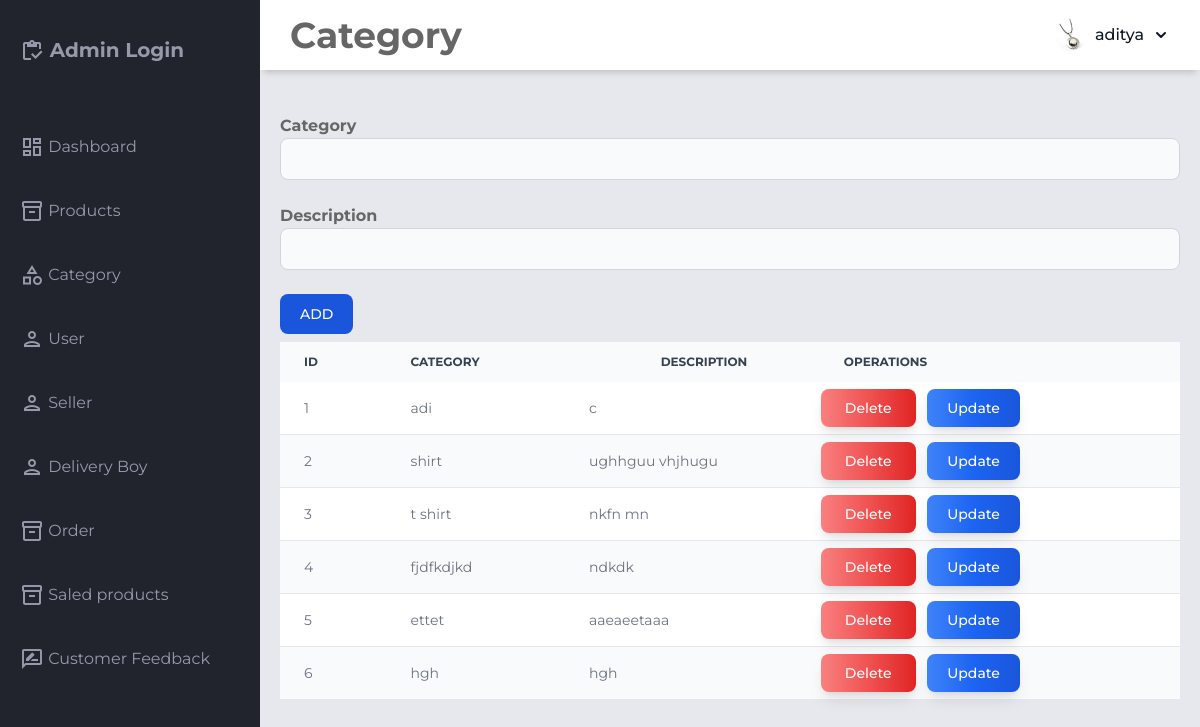
The page /category.php (signed in) on the database its author committed.
### tables this page shows
CREATE TABLE `category` (
  `id` int(10) NOT NULL,
  `category` varchar(50) NOT NULL,
  `discription` varchar(1000) NOT NULL
);

### category.php (the view, shortened to what this page needs)
<!DOCTYPE html>
<html lang="en">
<head>
    <link href="https://cdnjs.cloudflare.com/ajax/libs/flowbite/2.3.0/flowbite.min.css" rel="stylesheet" />
<link rel="stylesheet" href="css/styles.css">
<?php
require('db.php');
?>
</head>
<body >
    <div class="grid-container">
<header class="header">
  <div class="header-left">
        <h2 class="text-4xl font-bold">Category </h2>
  </div>
  <div class="header-right">
    <?php $user = $_SESSION["username"];
    $sql="SELECT * FROM `login` WHERE  username='$user'";
    $result=mysqli_query($connect,$sql);
    while($row=mysqli_fetch_array($result)){
    ?>
    <button id="dropdownAvatarNameButton" data-dropdown-toggle="dropdownAvatarName" class="flex items-center  pe-1 font-medium text-gray-900 rounded-full hover:text-blue-600 dark:hover:text-blue-500 md:me-0 focus:ring-4 focus:ring-gray-100 dark:focus:ring-gray-700 dark:text-white" type="button">
<img class="w-8 h-8 me-2 rounded-full" src='image/ace.jpg' alt="user photo">
<?php
                        echo "$row[username]"; ?>
<svg class="w-2.5 h-2.5 ms-3" aria-hidden="true" xmlns="http://www.w3.org/2000/svg" fill="none" viewBox="0 0 10 6">
<path stroke="currentColor" stroke-linecap="round" stroke-linejoin="round" stroke-width="2" d="m1 1 4 4 4-4"/>
</svg>
</button>
      <div class="truncate"><?php echo"$row[username]123@gmail.com"; }?></div>
  </div>
</header>
<aside id="sidebar">
  <div class="sidebar-title">
    <div class="sidebar-brand">
      <span class="material-icons-outlined">inventory</span> Admin Login
    </div>
  </div>
  <ul class="sidebar-list">
    <li class="sidebar-list-item">
      <a href="dashboard.php" target="">
        <span class="material-icons-outlined">dashboard</span> Dashboard
      </a>
    </li>
    <li class="sidebar-list-item">
      <a href="productman.php " target="">
        <span class="material-icons-outlined">inventory_2</span> Products
      </a>
    </li>
    <li class="sidebar-list-item">
      <a href="category.php" target="">
        <span class="material-icons-outlined">category</span> Category
      </a>
    </li>
    <li class="sidebar-list-item">
      <a href="userMan.php" target="">
        <span class="material-icons-outlined">person</span> User
      </a>
    </li>
    <li class="sidebar-list-item">
      <a href="sellerman.php" target="">
        <span class="material-icons-outlined">person</span> Seller
      </a>
    </li>
    <li class="sidebar-list-item">
      <a href="deliveryman.php" target="">
        <span class="material-icons-outlined">person</span> Delivery Boy
      </a>
    </li>
    <li class="sidebar-list-item">
      <a href="admin_order.php " target="">
        <span class="material-icons-outlined">inventory_2</span> Order
      </a>
    </li>
    <li class="sidebar-list-item">
      <a href="admin_saled.php" target="">
        <span class="material-icons-outlined">inventory_2</span> Saled products
      </a>
    </li>
    <li class="sidebar-list-item">
      <a href="admin_feedback.php" target="">
        <span class="material-icons-outlined">rate_review</span> Customer Feedback
      </a>
    </li>
</aside>
<main class="main-container">
  <div id="category-div" style="background-color:">
    <div class="container" >
        <br/>
        <form action="category.php" method="post">
            <div class="login-container">
        <label class="font-bold">Category</label>
        <input type="text" name="category"  class="bg-gray-50 border border-gray-300 text-gray-900 text-sm rounded-lg focus:ring-blue-500 focus:border-blue-500 block w-full p-2.5 dark:bg-gray-700 dark:border-gray-600 dark:placeholder-gray-400 dark:text-white dark:focus:ring-blue-500 dark:focus:border-blue-500" />
        <br/>
        <label class="font-bold">Description</label>
        <input type="textarea" name="discription"  class="bg-gray-50 border border-gray-300 text-gray-900 text-sm rounded-lg focus:ring-blue-500 focus:border-blue-500 block w-full p-2.5 dark:bg-gray-700 dark:border-gray-600 dark:placeholder-gray-400 dark:text-white dark:focus:ring-blue-500 dark:focus:border-blue-500" />
        <br />
        <button type='submit' name='Insert' class='text-white bg-blue-700 hover:bg-blue-800 focus:ring-4 focus:ring-blue-300 font-medium rounded-lg text-sm px-5 py-2.5 me-2 mb-2 dark:bg-blue-600 dark:hover:bg-blue-700 focus:outline-none dark:focus:ring-blue-800'  value='ADD' >ADD</button>
        <div>
            <table class="w-full text-sm text-left rtl:text-right text-gray-500 dark:text-gray-400">
                <thead class="text-xs text-gray-700 uppercase bg-gray-50 dark:bg-gray-700 dark:text-gray-400">
                    <tr>
                        <th scope="col" class="px-6 py-3">ID</th>
                        <th scope="col" class="px-6 py-3">Category</th>
                        <th style="text-align:center;" class="px-6 py-3">Description</th>
                        <th  class="px-6 py-3">Operations</th>
                    </tr>
                </thead>
                <tbody>
    <?php
    include('db.php');
    $sql="SELECT * FROM `category`";
    $result=mysqli_query($connect,$sql);
    $no=1;
    while($row=mysqli_fetch_array($result)){
    echo"<tr class='odd:bg-white odd:dark:bg-gray-900 even:bg-gray-50 even:dark:bg-gray-800 border-b dark:border-gray-700'> <td class='px-6 py-4'>".$no."</td>
    <td class='px-6'>".$row[1]."</td>
    <td >".$row[2]."</td>
    <td>
    <a href='category_delete.php?id=$row[id]'<button class='text-white bg-gradient-to-r from-red-400 via-red-500 to-red-600 hover:bg-gradient-to-br focus:ring-4 focus:outline-none focus:ring-red-300 dark:focus:ring-red-800 font-medium rounded-lg text-sm px-6 py-2.5 text-center me-2 mb-2 shadow-lg' value='delete' id='delete_button' name='d'>Delete</button></a>
    <a href='category_update.php?id=$row[id]'<button class='text-white bg-gradient-to-r from-blue-500 via-blue-600 to-blue-700 hover:bg-gradient-to-br focus:ring-4 focus:outline-none focus:ring-blue-300 dark:focus:ring-blue-800 font-medium rounded-lg text-sm px-5 py-2.5 text-center me-2 mb-2 shadow-lg' value='delete' id='delete_button' name='d'>Update</button></a></td>
    </tr>";
    $no=$no+1;
    }
    ?>
            </tbody>
            </table>
            </div>
        </div>
        </form>
</div>
    </div>
</main>
</div>
</body>
</html>

### css/styles.css (style rules this page uses)
body { margin: 0; padding: 0; box-sizing: border-box; background-color: #e6e8ed; color: #666666; font-family: "Montserrat", sans-serif; }
.material-icons-outlined { vertical-align: middle; line-height: 1px; }
.grid-container { display: grid; grid-template-columns: 260px 1fr 1fr 1fr; grid-template-rows: 0.2fr 3fr; grid-template-areas: "sidebar header header header" "sidebar main main main"; height: 100vh; }
.header { grid-area: header; height: 70px; background-color: #ffffff; display: flex; align-items: center; justify-content: space-between; padding: 0 30px 0 30px; box-shadow: 0 6px 7px -4px rgba(0, 0, 0, 0.2); }
#sidebar { grid-area: sidebar; height: 100%; background-color: #21232d; color: #9799ab; overflow-y: auto; transition: all 0.5s; -webkit-transition: all 0.5s; }
.sidebar-title { display: flex; justify-content: space-between; align-items: center; padding: 20px 20px 20px 20px; margin-bottom: 30px; }
.sidebar-brand { margin-top: 15px; font-size: 20px; font-weight: 700; }
.sidebar-list { padding: 0; margin-top: 15px; list-style-type: none; }
.sidebar-list-item { padding: 20px 20px 20px 20px; }
.sidebar-list-item > a { text-decoration: none; color: #9799ab; }
.main-container { grid-area: main; overflow-y: auto; padding: 20px 20px; }

### rows shown on the page
category: category "adi", discription "c"
category: category "shirt", discription "ughhguu vhjhugu"
category: category "t shirt", discription "nkfn mn"
category: category "fjdfkdjkd", discription "ndkdk"
category: category "ettet", discription "aaeaeetaaa"
category: category "hgh", discription "hgh"

### other values the page prints
$row[username] "aditya"
